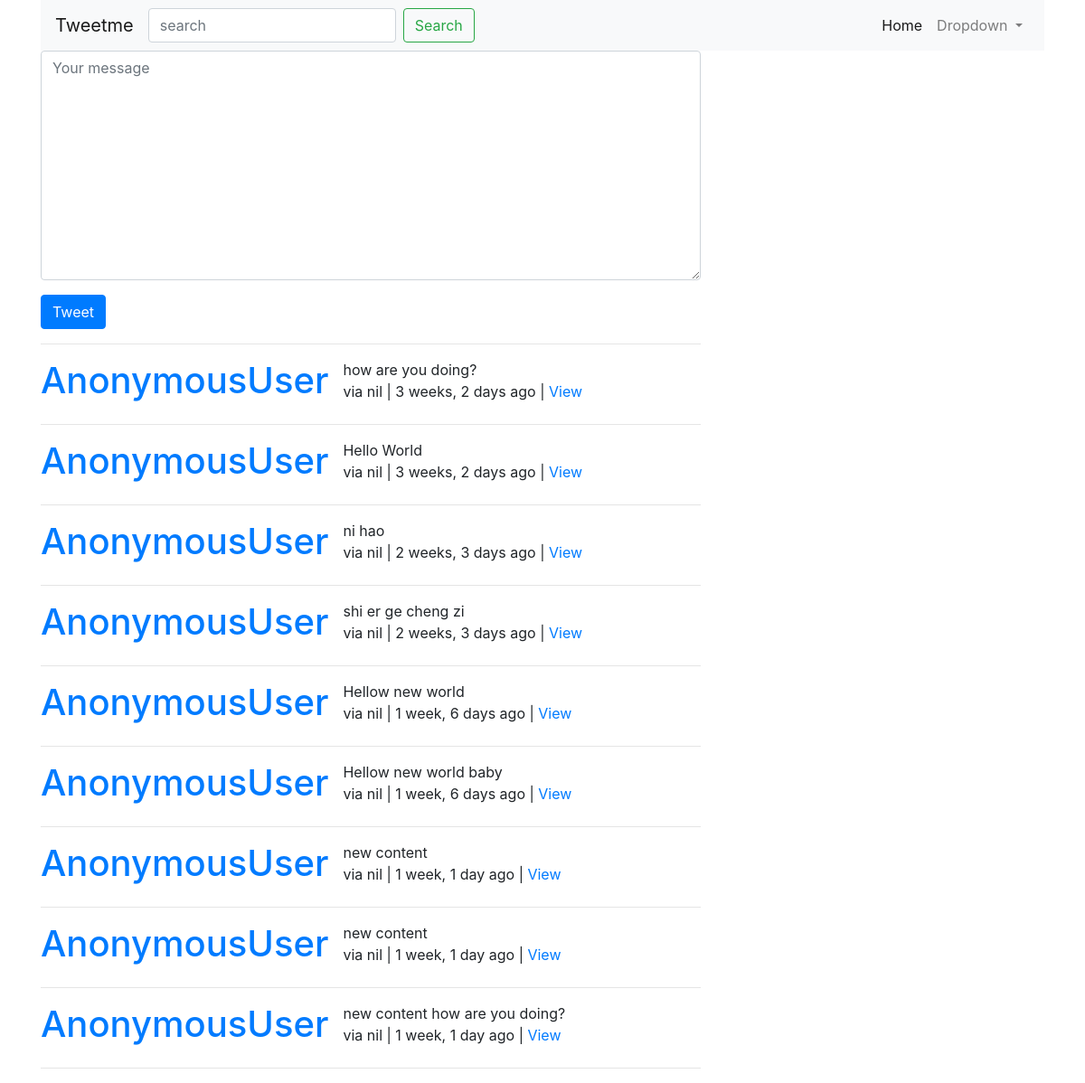
Page /tweet/ on the earlier database version.
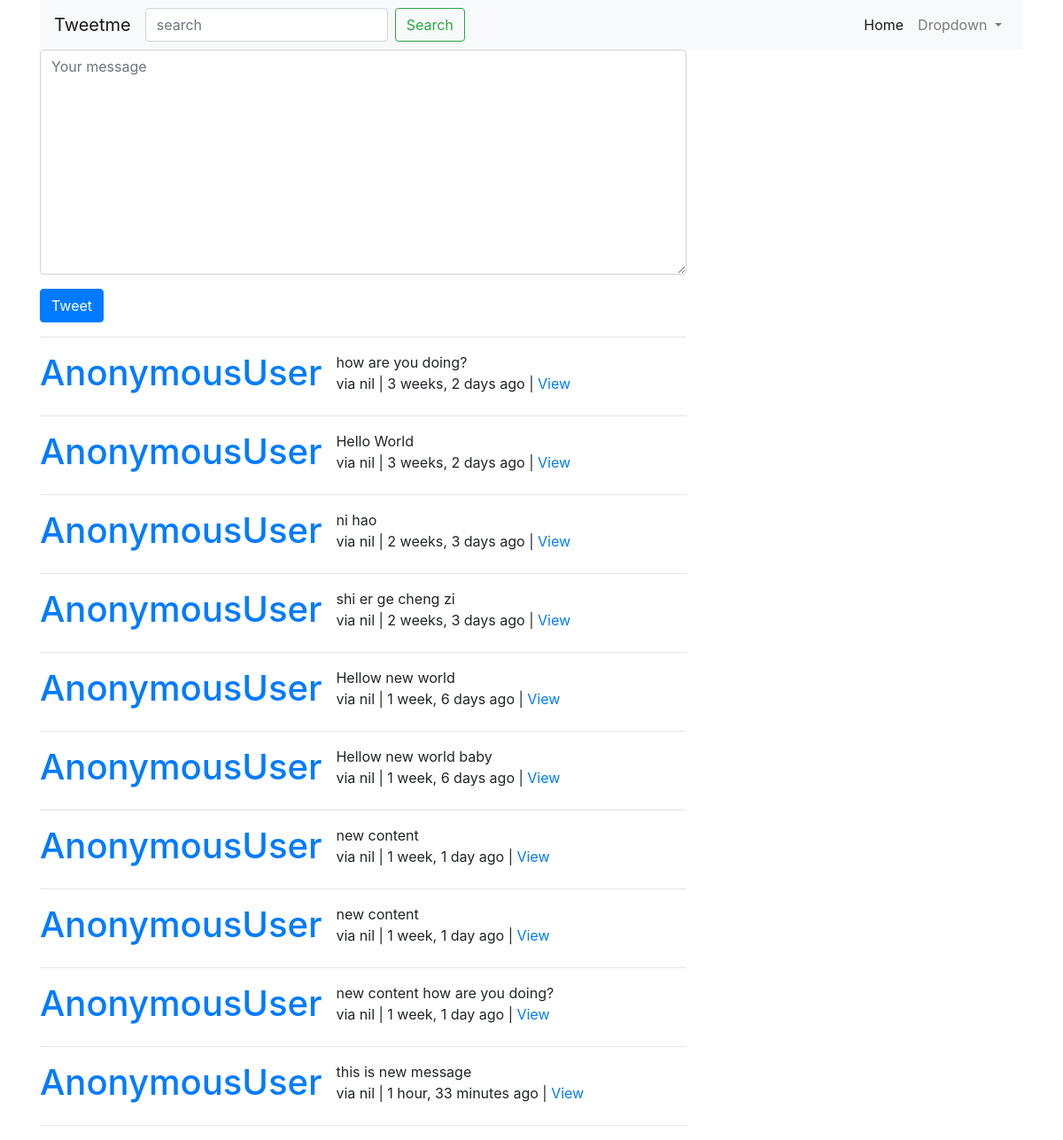
Same page on the later database version.
### tweet/models.py (models this page shows, shortened)
class Tweet(models.Model):
	user = models.ForeignKey(settings.AUTH_USER_MODEL, default = 1, on_delete = models.CASCADE)
	content = models.CharField(max_length=140, validators = [validate_content])
	updated = models.DateTimeField(auto_now = True)
	timestamp = models.DateTimeField(auto_now_add = True)
	def get_absolute_url(self):
		return reverse("tweet:tweet-detail", kwargs={"pk":self.pk})

### tweet/views.py (the view)
# urls.py: path('', views.TweetListView.as_view(), name = 'tweet-list'),
class TweetListView(generic.ListView):
	def get_queryset(self, *args, **kwargs):
		qs = Tweet.objects.all()
		query=self.request.GET.get('q', None)
		if query is not None:
			qs = qs.filter(
				Q(content__icontains=query)|
				Q(user__username__icontains=query)
			)
		return qs
	def get_context_data(self, *args, **kwargs):
		context = super().get_context_data(*args, **kwargs)
		context['create_form']=TweetModelForm()
		context['create_url']=reverse_lazy('tweet:tweet-create')
		return context

### tweet/forms.py
class TweetModelForm(forms.ModelForm):
	content = forms.CharField(
		label = '',
		widget=forms.Textarea(
			attrs={"placeholder":"Your message",
					"class":"form-control" }
				))
	class Meta:
		model = Tweet
		fields = [
			"content"
			]

### tweet/templates/tweet/tweet_list.html (shortened to what this page needs)
{% extends 'base.html' %}
{% block content %}
	<div class="row">
		<div class="col-sm-8 col-sm-offset-2">
			{% if not request.GET.q %}
			  	<div class="">
			  		{% include 'tweet/form.html' with form=create_form action_url=create_url btn_title="Tweet" %}
			  	</div>
			  	<hr>
			  	{% endif %}
			{% for object in object_list %}
			<div class="media mt-3">
			  <a class="mr-3" href="#">
			    <h1>{{ request.user }}</h1>
			  </a>
			  <div class="media-body">
			    {{ object.content }} <br>
			    via {{ object.user }} | {{ object.timestamp|timesince }} ago |
			    <a href="{{ object.get_absolute_url}}">View</a>
			  </div>
			</div>
			<hr>
			{% empty %}
				{% if request.GET.q %}
					<p>No tweet found</p>
				{% else %}
					<p>No tweet yet</p>
				{% endif %}
			{% endfor %}
		</div>
	</div>
{% endblock content %}

Differences in the rows shown:
added Tweet: user "AnonymousUser", content "this is new message", user "nil", timestamp "1 hour, 33 minutes"
